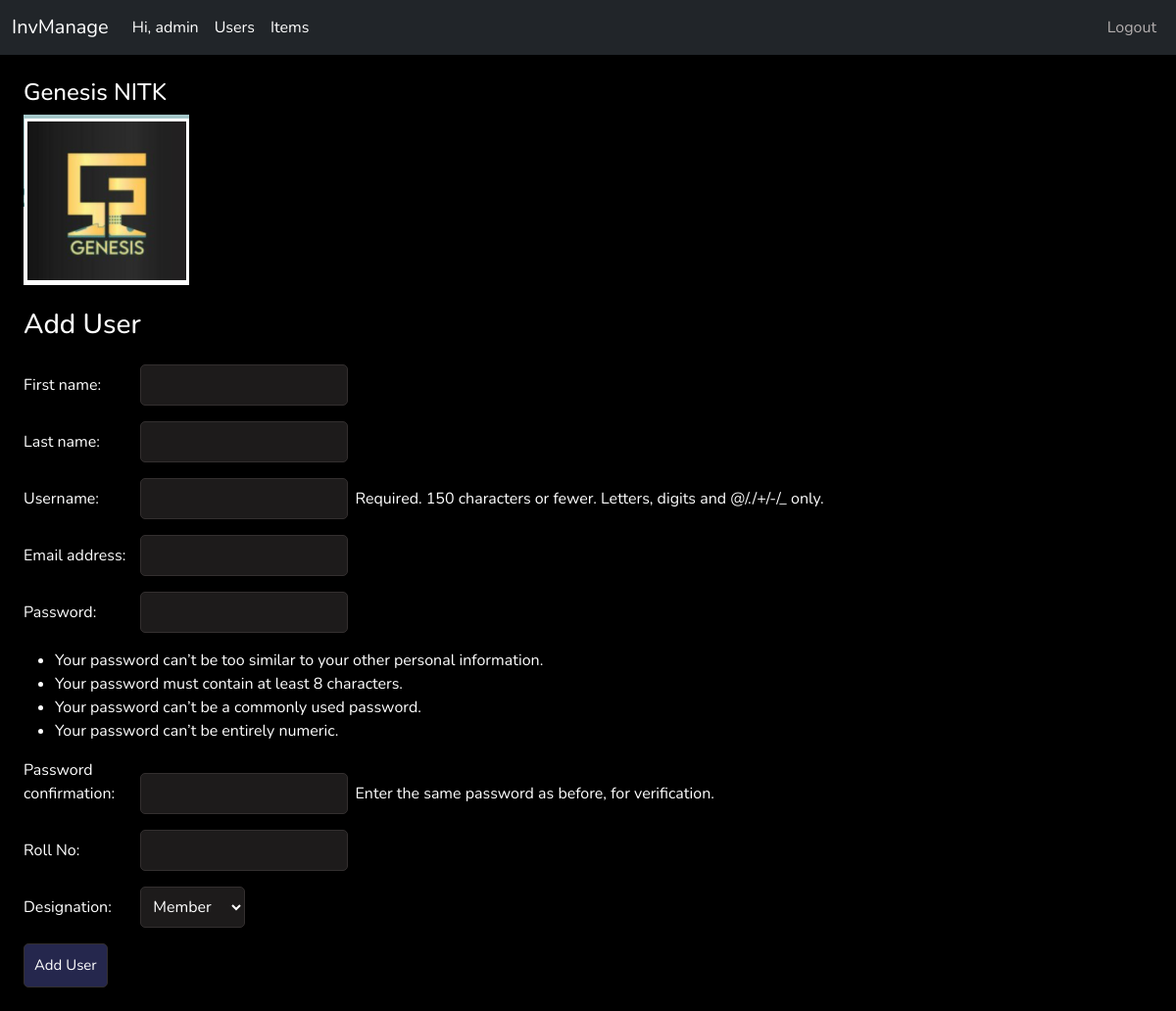
Screenshot of /user_add/1 (signed in) with the database file from the repository.
### base/models.py (models this page shows, shortened)
class Club(models.Model):
    users = models.ManyToManyField(User, blank=True, null=True)
    club_name =  models.CharField(max_length = 100)
    logo = models.ImageField(upload_to="images/", default = "")

### base/views.py (the view, shortened to what this page needs)
# urls.py: path("user_add/<int:pk>", views.user_add, name="user_add"),
@login_required(login_url='login')
@user_passes_test(admin_check, login_url='error_page')
def user_add(request, pk):
    club = Club.objects.get(id = pk)
    user_form = CreateUserForm()
    info_form = InfoForm()
    context = {'user_form':user_form, 'info_form':info_form, 'club':club}
    return render(request, 'user_add.html', context)

### accounts/forms.py
class CreateUserForm(UserCreationForm):
    class Meta:
        model = User
        fields = ['first_name', 'last_name', 'username', 'email', 'password1', 'password2']

class InfoForm(forms.ModelForm):
    class Meta:
        model = Info
        fields = ['roll_no', 'designation', 'user']

### base/views.py (called while the page is built)
def admin_check(user):
    return user.info.designation == 'Admin'

### base/templates/user_add.html (shortened to what this page needs)
{% extends 'main.html' %}
{% block body%}
<div class="mx-4 my-2">
    <h3>Add User</h3>
</div>
<div class="my-4 mx-4">
    <form action="" method="POST">
        {{user_form.as_p}}
        <p > <label class ="form_label">Roll No:</label> {{info_form.roll_no}}</p>
        <p> <label class ="form_label">Designation:</label> {{info_form.designation}}</p>
        <button type="submit">Add User</button>
    </form>
</div>
{% endblock body%}

### base/templates/main.html (shortened to what this page needs)
<!doctype html>
<html lang="en">
<head>
    <link href="https://cdn.jsdelivr.net/npm/bootstrap@5.0.1/dist/css/bootstrap.min.css" rel="stylesheet"
>
    <link rel="stylesheet" href="https://cdnjs.cloudflare.com/ajax/libs/font-awesome/4.7.0/css/font-awesome.min.css">
</head>
<body>
    <nav class="navbar navbar-expand-lg navbar-dark bg-dark ">
        <div class="container-fluid">
            {% if request.user.info.designation == 'Admin' %}
            <a class="navbar-brand" href="/">InvManage</a>
            {% elif request.user.info.designation == 'Convenor' %}
            <a class="navbar-brand" href="{% url 'club_view' club.id %}">InvManage</a>
            {% else %}
            <a class="navbar-brand" href="{% url 'index_member' request.user.club_set.first.id %}">InvManage</a>
            {% endif %}
            <div class="collapse navbar-collapse" id="navbarNav">
                <ul class="navbar-nav">
                    <li class="nav-item">
                        <a class="nav-link active" href="{% url 'profile' %}">Hi, {{request.user.first_name}}</a>
                    </li>
                    {% if request.user.info.designation == 'Convenor' or request.user.info.designation == 'Admin' %}
                    <li class="nav-item">
                        <a class="nav-link active" href="{% url 'club_view' club.id %}">Users</a>
                    </li>
                    <li class="nav-item">
                        <a class="nav-link active" href="{% url 'items_view' club.id %}">Items</a>
                    </li>
                    {% endif %}
                </ul>
                <ul class="navbar-nav ms-auto">
                    <li class="nav-item">
                        <a class="nav-link" style="color: rgb(180, 175, 175)" href="{% url 'logout' %}">Logout</a>
                    </li>
                </ul>
            </div>
        </div>
    </nav>
    <div class="mx-4 my-4">
        <h4>{{club.club_name}}</h4>
        <img src="/media/{{club.logo}}" alt="">
    </div>
    {% block body %}{% endblock body %}
</body>
</html>

### base/templates/main.html (style rules this page uses)
body { background-color: black; font-family: 'Nunito', sans-serif; color: white; }
a, p { color: white; text-decoration: none; }
input[type=text], input[type=number], input[type=email], input[type=password], #id_club,#id_requested_by,#id_item, #id_designation, textarea { margin-right: 3px; border: 1px solid rgb(51, 47, 47); border-radius: 5px; padding: 8px; background-color: rgb(29, 27, 27); color: white; }
button { border: 1px solid rgb(51, 47, 47); background-color: #25274D; color: white; padding: 10px; font-size: 15px; border-radius: 5px; cursor: pointer; text-decoration: none; }
label, .form_label { width: 10%; }

### rows the page displays
Club: club_name "Genesis NITK", logo (picture)

### other values shown
{{ request.user.first_name }} "admin"
